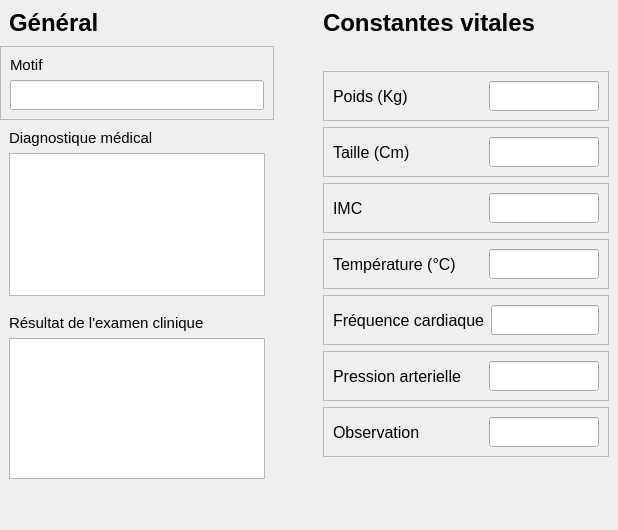
                            <widget class="QFrame" name="frame_39">
                             <property name="frameShape">
                              <enum>QFrame::NoFrame</enum>
                             </property>
                             <property name="frameShadow">
                              <enum>QFrame::Raised</enum>
                             </property>
                             <layout class="QHBoxLayout" name="horizontalLayout_31">
                              <property name="spacing">
                               <number>40</number>
                              </property>
                              <property name="leftMargin">
                               <number>0</number>
                              </property>
                              <property name="topMargin">
                               <number>0</number>
                              </property>
                              <property name="rightMargin">
                               <number>0</number>
                              </property>
                              <property name="bottomMargin">
                               <number>0</number>
                              </property>
                              <item>
                               <widget class="QFrame" name="frame_40">
                                <property name="maximumSize">
                                 <size>
                                  <width>700</width>
                                  <height>16777215</height>
                                 </size>
                                </property>
                                <property name="frameShape">
                                 <enum>QFrame::NoFrame</enum>
                                </property>
                                <property name="frameShadow">
                                 <enum>QFrame::Raised</enum>
                                </property>
                                <layout class="QVBoxLayout" name="verticalLayout_25">
                                 <property name="spacing">
                                  <number>0</number>
                                 </property>
                                 <property name="leftMargin">
                                  <number>0</number>
                                 </property>
                                 <property name="topMargin">
                                  <number>0</number>
                                 </property>
                                 <property name="rightMargin">
                                  <number>0</number>
                                 </property>
                                 <property name="bottomMargin">
                                  <number>0</number>
                                 </property>
                                 <item>
                                  <widget class="QFrame" name="frame_42">
                                   <property name="maximumSize">
                                    <size>
                                     <width>16777215</width>
                                     <height>60</height>
                                    </size>
                                   </property>
                                   <property name="styleSheet">
                                    <string notr="true">QFrame{
border-bottom: 2px solid rgb(168, 33, 221);
}</string>
                                   </property>
                                   <property name="frameShape">
                                    <enum>QFrame::NoFrame</enum>
                                   </property>
                                   <property name="frameShadow">
                                    <enum>QFrame::Raised</enum>
                                   </property>
                                   <layout class="QHBoxLayout" name="horizontalLayout_32">
                                    <item>
                                     <widget class="QLabel" name="label_30">
                                      <property name="font">
                                       <font>
                                        <pointsize>18</pointsize>
                                        <weight>75</weight>
                                        <bold>true</bold>
                                       </font>
                                      </property>
                                      <property name="styleSheet">
                                       <string notr="true">border: none;</string>
                                      </property>
                                      <property name="text">
                                       <string>Général</string>
                                      </property>
                                     </widget>
                                    </item>
                                   </layout>
                                  </widget>
                                 </item>
                                 <item>
                                  <widget class="QFrame" name="frame_43">
                                   <property name="frameShape">
                                    <enum>QFrame::NoFrame</enum>
                                   </property>
                                   <property name="frameShadow">
                                    <enum>QFrame::Raised</enum>
                                   </property>
                                   <layout class="QVBoxLayout" name="verticalLayout_31">
                                    <property name="spacing">
                                     <number>0</number>
                                    </property>
                                    <property name="leftMargin">
                                     <number>0</number>
                                    </property>
                                    <property name="topMargin">
                                     <number>0</number>
                                    </property>
                                    <property name="rightMargin">
                                     <number>0</number>
                                    </property>
                                    <property name="bottomMargin">
                                     <number>0</number>
                                    </property>
                                    <item>
                                     <widget class="QFrame" name="frame_38">
                                      <property name="frameShape">
                                       <enum>QFrame::StyledPanel</enum>
                                      </property>
                                      <property name="frameShadow">
                                       <enum>QFrame::Raised</enum>
                                      </property>
                                      <layout class="QVBoxLayout" name="verticalLayout_27">
                                       <item>
                                        <widget class="QLabel" name="label_29">
                                         <property name="font">
                                          <font>
                                           <pointsize>11</pointsize>
                                          </font>
                                         </property>
                                         <property name="text">
                                          <string>Motif</string>
                                         </property>
                                        </widget>
                                       </item>
                                       <item>
                                        <widget class="QLineEdit" name="LE_motif">
                                         <property name="minimumSize">
                                          <size>
                                           <width>0</width>
                                           <height>30</height>
                                          </size>
                                         </property>
                                        </widget>
                                       </item>
                                      </layout>
                                     </widget>
                                    </item>
                                    <item>
                                     <widget class="QFrame" name="frame_46">
                                      <property name="maximumSize">
                                       <size>
                                        <width>16777215</width>
                                        <height>185</height>
                                       </size>
                                      </property>
                                      <property name="frameShape">
                                       <enum>QFrame::NoFrame</enum>
                                      </property>
                                      <property name="frameShadow">
                                       <enum>QFrame::Raised</enum>
                                      </property>
                                      <layout class="QVBoxLayout" name="verticalLayout_28">
                                       <item>
                                        <widget class="QLabel" name="label_32">
                                         <property name="font">
                                          <font>
                                           <pointsize>11</pointsize>
                                          </font>
                                         </property>
                                         <property name="text">
                                          <string>Diagnostique médical</string>
                                         </property>
                                        </widget>
                                       </item>
                                       <item>
                                        <widget class="QTextEdit" name="T_diagnostique"/>
                                       </item>
                                      </layout>
                                     </widget>
                                    </item>
                                    <item>
                                     <widget class="QFrame" name="frame_47">
                                      <property name="maximumSize">
                                       <size>
                                        <width>16777215</width>
                                        <height>183</height>
                                       </size>
                                      </property>
                                      <property name="frameShape">
                                       <enum>QFrame::NoFrame</enum>
                                      </property>
                                      <property name="frameShadow">
                                       <enum>QFrame::Raised</enum>
                                      </property>
                                      <layout class="QVBoxLayout" name="verticalLayout_29">
                                       <item>
                                        <widget class="QLabel" name="label_33">
                                         <property name="font">
                                          <font>
                                           <pointsize>11</pointsize>
                                          </font>
                                         </property>
                                         <property name="text">
                                          <string>Résultat de l'examen clinique</string>
                                         </property>
                                        </widget>
                                       </item>
                                       <item>
                                        <widget class="QTextEdit" name="T_resultat_examen"/>
                                       </item>
                                      </layout>
                                     </widget>
                                    </item>
                                    <item>
                                     <spacer name="verticalSpacer_3">
                                      <property name="orientation">
                                       <enum>Qt::Vertical</enum>
                                      </property>
                                      <property name="sizeHint" stdset="0">
                                       <size>
                                        <width>20</width>
                                        <height>3</height>
                                       </size>
                                      </property>
                                     </spacer>
                                    </item>
                                   </layout>
                                  </widget>
                                 </item>
                                </layout>
                               </widget>
                              </item>
                              <item>
                               <widget class="QFrame" name="frame_41">
                                <property name="maximumSize">
                                 <size>
                                  <width>700</width>
                                  <height>16777215</height>
                                 </size>
                                </property>
                                <property name="frameShape">
                                 <enum>QFrame::NoFrame</enum>
                                </property>
                                <property name="frameShadow">
                                 <enum>QFrame::Raised</enum>
                                </property>
                                <layout class="QVBoxLayout" name="verticalLayout_26">
                                 <property name="spacing">
                                  <number>0</number>
                                 </property>
                                 <property name="leftMargin">
                                  <number>0</number>
                                 </property>
                                 <property name="topMargin">
                                  <number>0</number>
                                 </property>
                                 <property name="rightMargin">
                                  <number>0</number>
                                 </property>
                                 <property name="bottomMargin">
                                  <number>0</number>
                                 </property>
                                 <item>
                                  <widget class="QFrame" name="frame_45">
                                   <property name="maximumSize">
                                    <size>
                                     <width>16777215</width>
                                     <height>60</height>
                                    </size>
                                   </property>
                                   <property name="styleSheet">
                                    <string notr="true">QFrame{
border-bottom: 2px solid rgb(168, 33, 221);
}</string>
                                   </property>
                                   <property name="frameShape">
                                    <enum>QFrame::NoFrame</enum>
                                   </property>
                                   <property name="frameShadow">
                                    <enum>QFrame::Raised</enum>
                                   </property>
                                   <layout class="QHBoxLayout" name="horizontalLayout_33">
                                    <item>
                                     <widget class="QLabel" name="label_31">
                                      <property name="font">
                                       <font>
                                        <pointsize>18</pointsize>
                                        <weight>75</weight>
                                        <bold>true</bold>
                                       </font>
                                      </property>
                                      <property name="styleSheet">
                                       <string notr="true">border: none;</string>
                                      </property>
                                      <property name="text">
                                       <string>Constantes vitales</string>
                                      </property>
                                     </widget>
                                    </item>
                                   </layout>
                                  </widget>
                                 </item>
                                 <item>
                                  <widget class="QFrame" name="frame_44">
                                   <property name="frameShape">
                                    <enum>QFrame::NoFrame</enum>
                                   </property>
                                   <property name="frameShadow">
                                    <enum>QFrame::Raised</enum>
                                   </property>
                                   <layout class="QVBoxLayout" name="verticalLayout_30">
                                    <property name="leftMargin">
                                     <number>9</number>
                                    </property>
                                    <property name="topMargin">
                                     <number>25</number>
                                    </property>
                                    <item>
                                     <widget class="QFrame" name="frame_48">
                                      <property name="frameShape">
                                       <enum>QFrame::StyledPanel</enum>
                                      </property>
                                      <property name="frameShadow">
                                       <enum>QFrame::Raised</enum>
                                      </property>
                                      <layout class="QHBoxLayout" name="horizontalLayout_30">
                                       <item>
                                        <widget class="QLabel" name="label_36">
                                         <property name="minimumSize">
                                          <size>
                                           <width>150</width>
                                           <height>0</height>
                                          </size>
                                         </property>
                                         <property name="font">
                                          <font>
                                           <pointsize>12</pointsize>
                                          </font>
                                         </property>
                                         <property name="text">
                                          <string>Poids (Kg)</string>
                                         </property>
                                        </widget>
                                       </item>
                                       <item>
                                        <widget class="QLineEdit" name="LE_poids">
                                         <property name="minimumSize">
                                          <size>
                                           <width>0</width>
                                           <height>30</height>
                                          </size>
                                         </property>
                                        </widget>
                                       </item>
                                      </layout>
                                     </widget>
                                    </item>
                                    <item>
                                     <widget class="QFrame" name="frame_49">
                                      <property name="frameShape">
                                       <enum>QFrame::StyledPanel</enum>
                                      </property>
                                      <property name="frameShadow">
                                       <enum>QFrame::Raised</enum>
                                      </property>
                                      <layout class="QHBoxLayout" name="horizontalLayout_34">
                                       <item>
                                        <widget class="QLabel" name="label_35">
                                         <property name="minimumSize">
                                          <size>
                                           <width>150</width>
                                           <height>0</height>
                                          </size>
                                         </property>
                                         <property name="font">
                                          <font>
                                           <pointsize>12</pointsize>
                                          </font>
                                         </property>
                                         <property name="text">
                                          <string>Taille (Cm)</string>
                                         </property>
                                        </widget>
                                       </item>
                                       <item>
                                        <widget class="QLineEdit" name="LE_taille">
                                         <property name="minimumSize">
                                          <size>
                                           <width>0</width>
                                           <height>30</height>
                                          </size>
                                         </property>
                                        </widget>
                                       </item>
                                      </layout>
                                     </widget>
                                    </item>
                                    <item>
                                     <widget class="QFrame" name="frame_50">
                                      <property name="frameShape">
                                       <enum>QFrame::StyledPanel</enum>
                                      </property>
                                      <property name="frameShadow">
                                       <enum>QFrame::Raised</enum>
                                      </property>
                                      <layout class="QHBoxLayout" name="horizontalLayout_35">
                                       <item>
                                        <widget class="QLabel" name="label_34">
                                         <property name="minimumSize">
                                          <size>
                                           <width>150</width>
                                           <height>0</height>
                                          </size>
                                         </property>
                                         <property name="font">
                                          <font>
                                           <pointsize>12</pointsize>
                                          </font>
                                         </property>
                                         <property name="text">
                                          <string>IMC</string>
                                         </property>
                                        </widget>
                                       </item>
                                       <item>
                                        <widget class="QLineEdit" name="LE_imc">
                                         <property name="minimumSize">
                                          <size>
                                           <width>0</width>
                                           <height>30</height>
                                          </size>
                                         </property>
                                        </widget>
                                       </item>
                                      </layout>
                                     </widget>
                                    </item>
                                    <item>
                                     <widget class="QFrame" name="frame_51">
                                      <property name="frameShape">
                                       <enum>QFrame::StyledPanel</enum>
                                      </property>
                                      <property name="frameShadow">
                                       <enum>QFrame::Raised</enum>
                                      </property>
                                      <layout class="QHBoxLayout" name="horizontalLayout_36">
                                       <item>
                                        <widget class="QLabel" name="label_37">
                                         <property name="minimumSize">
                                          <size>
                                           <width>150</width>
                                           <height>0</height>
                                          </size>
                                         </property>
                                         <property name="font">
                                          <font>
                                           <pointsize>12</pointsize>
                                          </font>
                                         </property>
                                         <property name="text">
                                          <string>Température (°C)</string>
                                         </property>
                                        </widget>
                                       </item>
                                       <item>
                                        <widget class="QLineEdit" name="LE_temperature">
                                         <property name="minimumSize">
                                          <size>
                                           <width>0</width>
                                           <height>30</height>
                                          </size>
                                         </property>
                                        </widget>
                                       </item>
                                      </layout>
                                     </widget>
                                    </item>
                                    <item>
                                     <widget class="QFrame" name="frame_52">
                                      <property name="frameShape">
                                       <enum>QFrame::StyledPanel</enum>
                                      </property>
                                      <property name="frameShadow">
                                       <enum>QFrame::Raised</enum>
                                      </property>
                                      <layout class="QHBoxLayout" name="horizontalLayout_37">
                                       <item>
                                        <widget class="QLabel" name="label_39">
                                         <property name="minimumSize">
                                          <size>
                                           <width>150</width>
                                           <height>0</height>
                                          </size>
                                         </property>
                                         <property name="font">
                                          <font>
                                           <pointsize>12</pointsize>
                                          </font>
                                         </property>
                                         <property name="text">
                                          <string>Fréquence cardiaque</string>
                                         </property>
                                        </widget>
                                       </item>
                                       <item>
                                        <widget class="QLineEdit" name="LE_frequence_cardiaque">
                                         <property name="minimumSize">
                                          <size>
                                           <width>0</width>
                                           <height>30</height>
                                          </size>
                                         </property>
                                        </widget>
                                       </item>
                                      </layout>
                                     </widget>
                                    </item>
                                    <item>
                                     <widget class="QFrame" name="frame_53">
                                      <property name="frameShape">
                                       <enum>QFrame::StyledPanel</enum>
                                      </property>
                                      <property name="frameShadow">
                                       <enum>QFrame::Raised</enum>
                                      </property>
                                      <layout class="QHBoxLayout" name="horizontalLayout_38">
                                       <item>
                                        <widget class="QLabel" name="label_38">
                                         <property name="minimumSize">
                                          <size>
                                           <width>150</width>
                                           <height>0</height>
                                          </size>
                                         </property>
                                         <property name="font">
                                          <font>
                                           <pointsize>12</pointsize>
                                          </font>
                                         </property>
                                         <property name="text">
                                          <string>Pression arterielle</string>
                                         </property>
                                        </widget>
                                       </item>
                                       <item>
                                        <widget class="QLineEdit" name="LE_pression_arterielle">
                                         <property name="minimumSize">
                                          <size>
                                           <width>0</width>
                                           <height>30</height>
                                          </size>
                                         </property>
                                        </widget>
                                       </item>
                                      </layout>
                                     </widget>
                                    </item>
                                    <item>
                                     <widget class="QFrame" name="frame_54">
                                      <property name="frameShape">
                                       <enum>QFrame::StyledPanel</enum>
                                      </property>
                                      <property name="frameShadow">
                                       <enum>QFrame::Raised</enum>
                                      </property>
                                      <layout class="QHBoxLayout" name="horizontalLayout_39">
                                       <item>
                                        <widget class="QLabel" name="label_40">
                                         <property name="minimumSize">
                                          <size>
                                           <width>150</width>
                                           <height>0</height>
                                          </size>
                                         </property>
                                         <property name="font">
                                          <font>
                                           <pointsize>12</pointsize>
                                          </font>
                                         </property>
                                         <property name="text">
                                          <string>Observation</string>
                                         </property>
                                        </widget>
                                       </item>
                                       <item>
                                        <widget class="QLineEdit" name="LE_observation">
                                         <property name="minimumSize">
                                          <size>
                                           <width>0</width>
                                           <height>30</height>
                                          </size>
                                         </property>
                                        </widget>
                                       </item>
                                      </layout>
                                     </widget>
                                    </item>
                                    <item>
                                     <spacer name="verticalSpacer_4">
                                      <property name="orientation">
                                       <enum>Qt::Vertical</enum>
                                      </property>
                                      <property name="sizeHint" stdset="0">
                                       <size>
                                        <width>20</width>
                                        <height>64</height>
                                       </size>
                                      </property>
                                     </spacer>
                                    </item>
                                   </layout>
                                  </widget>
                                 </item>
                                </layout>
                               </widget>
                              </item>
                             </layout>
                            </widget>
